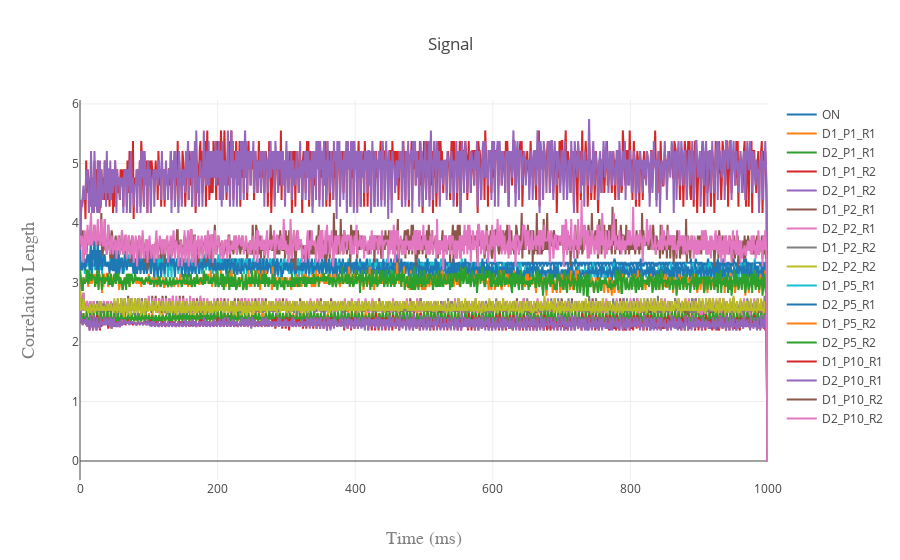

Notebook code cell kept with this figure:
### Markdown cell above
# Plotando todos os sinais após o SAC_DM

### Code cell
#The 'C100_F5k_' prefix has been removed for easy reading

g_on = go.Scatter(name="ON", y=sac_on)

g_d1_p1_r1 = go.Scatter(name="D1_P1_R1", y=sac_d1_p1_r1)
g_d2_p1_r1 = go.Scatter(name="D2_P1_R1", y=sac_d2_p1_r1)

g_d1_p1_r2 = go.Scatter(name="D1_P1_R2", y=sac_d1_p1_r2)
g_d2_p1_r2 = go.Scatter(name="D2_P1_R2", y=sac_d2_p1_r2)

g_d1_p2_r1 = go.Scatter(name="D1_P2_R1", y=sac_d1_p2_r1)
g_d2_p2_r1 = go.Scatter(name="D2_P2_R1", y=sac_d2_p2_r1)

g_d1_p2_r2 = go.Scatter(name="D1_P2_R2", y=sac_d1_p2_r2)
g_d2_p2_r2 = go.Scatter(name="D2_P2_R2", y=sac_d2_p2_r2)

g_d1_p5_r1 = go.Scatter(name="D1_P5_R1", y=sac_d1_p5_r1)
g_d2_p5_r1 = go.Scatter(name="D2_P5_R1", y=sac_d2_p5_r1)

g_d1_p5_r2 = go.Scatter(name="D1_P5_R2", y=sac_d1_p5_r2)
g_d2_p5_r2 = go.Scatter(name="D2_P5_R2", y=sac_d2_p5_r2)

g_d1_p10_r1 = go.Scatter(name="D1_P10_R1", y=sac_d1_p10_r1)
g_d2_p10_r1 = go.Scatter(name="D2_P10_R1", y=sac_d2_p10_r1)

g_d1_p10_r2 = go.Scatter(name="D1_P10_R2", y=sac_d1_p10_r2)
g_d2_p10_r2 = go.Scatter(name="D2_P10_R2", y=sac_d2_p10_r2)

cor_layout = go.Layout(
    title='Signal',
    xaxis=dict(
        title='Time (ms)',
        titlefont=dict(
            family='Courier New, monospace',
            size=18,
            color='#7f7f7f'
        )
    ),
    yaxis=dict(
        title='Correlation Length',
        titlefont=dict(
            family='Courier New, monospace',
            size=18,
            color='#7f7f7f'
        )
    )
)

iplot({
    'data': [g_on, g_d1_p1_r1, g_d2_p1_r1, g_d1_p1_r2, g_d2_p1_r2, g_d1_p2_r1, g_d2_p2_r1, g_d1_p2_r2, g_d2_p2_r2, g_d1_p5_r1, g_d2_p5_r1, g_d1_p5_r2, g_d2_p5_r2, g_d1_p10_r1, g_d2_p10_r1, g_d1_p10_r2, g_d2_p10_r2],
    'layout': cor_layout})

### Figure 1 — Plotly figure (JSON) as saved in the notebook; plotly's stock layout.template omitted (floating-point values rounded to 4 significant figures; data arrays with more than 128 entries replaced by an {"elided": "..."} marker saying what was removed)
{"data": [{"name": "ON", "type": "scatter", "uid": "9e7502d2-dbba-4641-8d57-f30135fa9bfc", "y": {"elided": "1001 float values"}}, {"name": "D1_P1_R1", "type": "scatter", "uid": "b8e789df-7997-44bf-ac24-9d399e1cbb9c", "y": {"elided": "1001 float values"}}, {"name": "D2_P1_R1", "type": "scatter", "uid": "4cb63edb-a7a8-49e1-b1a5-864cba51744c", "y": {"elided": "1001 float values"}}, {"name": "D1_P1_R2", "type": "scatter", "uid": "29bd054a-5e66-4a17-969b-4582ef08a6ce", "y": {"elided": "1001 float values"}}, {"name": "D2_P1_R2", "type": "scatter", "uid": "0b94e53d-9063-4ab7-9410-fe18e0a7fe40", "y": {"elided": "1001 float values"}}, {"name": "D1_P2_R1", "type": "scatter", "uid": "ec0ace71-d347-4f1e-b05e-142898fb1e97", "y": {"elided": "1001 float values"}}, {"name": "D2_P2_R1", "type": "scatter", "uid": "4ca9dd57-f8c1-4966-9943-4bab1d0d7128", "y": {"elided": "1001 float values"}}, {"name": "D1_P2_R2", "type": "scatter", "uid": "69e2a1f4-844a-4c31-96fb-98e4988e4abf", "y": {"elided": "1001 float values"}}, {"name": "D2_P2_R2", "type": "scatter", "uid": "1920cdb1-4a19-4597-ba5b-81572b121210", "y": {"elided": "1001 float values"}}, {"name": "D1_P5_R1", "type": "scatter", "uid": "462e98a3-6999-4d16-b7b0-582608e1b252", "y": {"elided": "1001 float values"}}, {"name": "D2_P5_R1", "type": "scatter", "uid": "85d6d889-961f-488a-98fb-8d52b31e44dd", "y": {"elided": "1001 float values"}}, {"name": "D1_P5_R2", "type": "scatter", "uid": "b388a2ee-fc58-40b8-9634-2c1984ecea06", "y": {"elided": "1001 float values"}}, {"name": "D2_P5_R2", "type": "scatter", "uid": "5ccad6fb-384f-43b2-8d75-6fdce5778ce3", "y": {"elided": "1001 float values"}}, {"name": "D1_P10_R1", "type": "scatter", "uid": "653ca124-f7ff-44cf-a7fa-2024f03924d8", "y": {"elided": "1001 float values"}}, {"name": "D2_P10_R1", "type": "scatter", "uid": "11c90a03-16e0-4b42-b2be-1f50ddcb3fbc", "y": {"elided": "1001 float values"}}, {"name": "D1_P10_R2", "type": "scatter", "uid": "c73a02b5-9264-4b9c-ac03-06f91e412b18", "y": {"elided": "1001 float values"}}, {"name": "D2_P10_R2", "type": "scatter", "uid": "beff97ba-0cdd-4a6b-9953-1c6cc0eba6cc", "y": {"elided": "1001 float values"}}], "layout": {"title": "Signal", "xaxis": {"title": "Time (ms)", "titlefont": {"color": "#7f7f7f", "family": "Courier New, monospace", "size": 18}}, "yaxis": {"title": "Correlation Length", "titlefont": {"color": "#7f7f7f", "family": "Courier New, monospace", "size": 18}}}}
